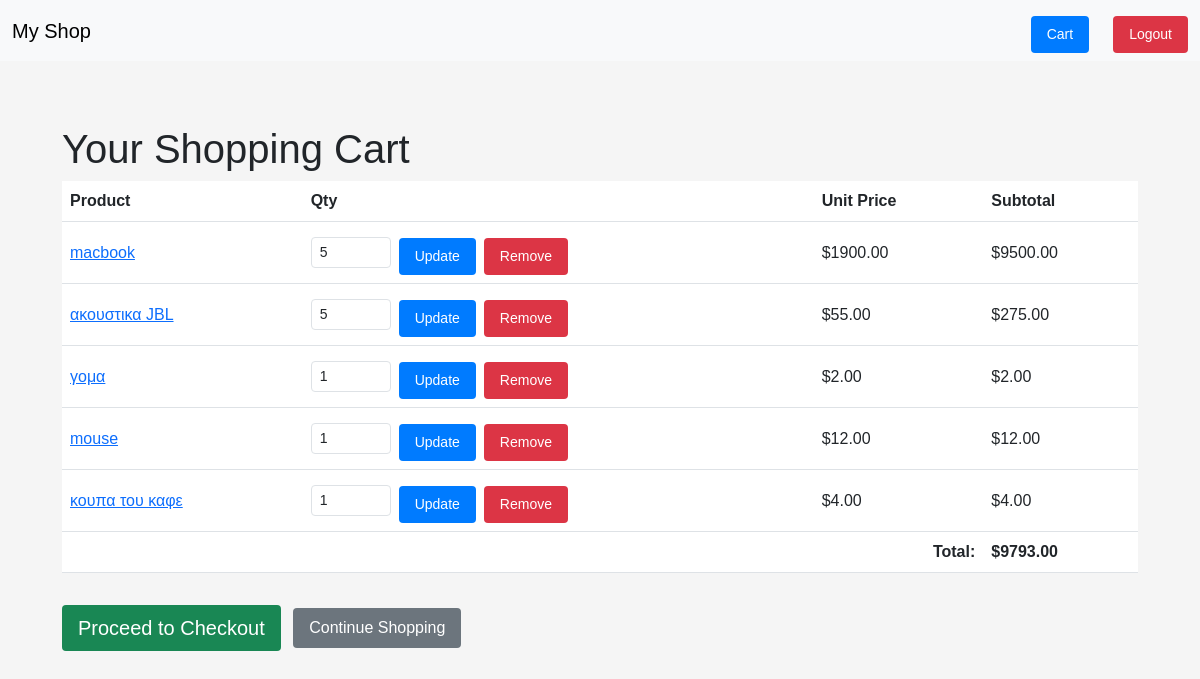
The app's page /cart/ (signed in) with its own data.
### catalog/models.py (models this page shows, shortened)
class Product(models.Model):
    name        = models.CharField(max_length=255)
    description = models.TextField()
    price       = models.DecimalField(max_digits=10, decimal_places=2)
    image       = models.ImageField(upload_to='products/')
    created_at  = models.DateTimeField(auto_now_add=True)
    updated_at  = models.DateTimeField(auto_now=True)

### catalog/views.py (the view)
# urls.py: path('cart/',            views.view_cart,         name='view_cart'),
@login_required
def view_cart(request):
    cart, _ = Cart.objects.get_or_create(user=request.user)
    items = []
    total = 0
    for ci in cart.items.select_related('product'):
        subtotal = ci.product.price * ci.quantity
        items.append({
            'id':       ci.id,
            'product':  ci.product,
            'quantity': ci.quantity,
            'price':    ci.product.price,
            'subtotal': subtotal,
        })
        total += subtotal
    return render(request, 'catalog/cart.html', {
        'items': items,
        'total': total,
    })

### catalog/templates/catalog/cart.html (shortened to what this page needs)
{% extends "base.html" %}
{% block content %}
<div class="container py-4">
  <h1>Your Shopping Cart</h1>
  {% if items %}
    <table class="table align-middle">
      <thead>
        <tr>
          <th>Product</th>
          <th>Qty</th>
          <th>Unit Price</th>
          <th>Subtotal</th>
        </tr>
      </thead>
      <tbody>
        {% for line in items %}
        <tr>
          <td>
            <a href="{% url 'product_detail' line.product.pk %}">
              {{ line.product.name }}
            </a>
          </td>
          <td>
            <form
              method="post"
              action="{% url 'update_cart_item' line.id %}"
              class="d-flex align-items-center"
            >
              <input
                type="number"
                name="quantity"
                value="{{ line.quantity }}"
                min="0"
                class="form-control form-control-sm me-2"
                style="width: 5rem;"
              >
              <button type="submit" class="btn btn-sm btn-primary">
                Update
              </button>
              <button type="submit" name="remove" class="btn btn-sm btn-danger ms-2">
                Remove
              </button>
            </form>
          </td>
          <td>${{ line.price }}</td>
          <td>${{ line.subtotal }}</td>
        </tr>
        {% endfor %}
      </tbody>
      <tfoot>
        <tr>
          <th colspan="3" class="text-end">Total:</th>
          <th>${{ total }}</th>
        </tr>
      </tfoot>
    </table>
    <div class="mt-4">
      <a href="{% url 'checkout' %}" class="btn btn-success btn-lg me-2">
        Proceed to Checkout
      </a>
      <a href="{% url 'product_list' %}" class="btn btn-secondary">
        Continue Shopping
      </a>
    </div>
  {% else %}
    <p>Your cart is empty. <a href="{% url 'product_list' %}">Browse products</a>.</p>
  {% endif %}
</div>
{% endblock %}

### static/css/style.css (style rules this page uses)
body { font-family: sans-serif; margin: 0; padding: 0; background: #f5f5f5; }
.container { padding: 1rem; }
.btn { display: inline-block; padding: 0.5rem 1rem; border: none; border-radius: 4px; text-decoration: none; color: #fff; cursor: pointer; margin-top: 0.5rem; }
.btn-primary { background: #007bff; }
.btn-secondary { background: #6c757d; }

### records on screen
Product: product.name "macbook", quantity "5", price "1900.00", subtotal "9500.00"
Product: product.name "ακουστικα JBL", quantity "5", price "55.00", subtotal "275.00"
Product: product.name "γομα", quantity "1", price "2.00", subtotal "2.00"
Product: product.name "mouse", quantity "1", price "12.00", subtotal "12.00"
Product: product.name "κουπα του καφε", quantity "1", price "4.00", subtotal "4.00"

### other values on screen
{{ total }} "9793.00"
